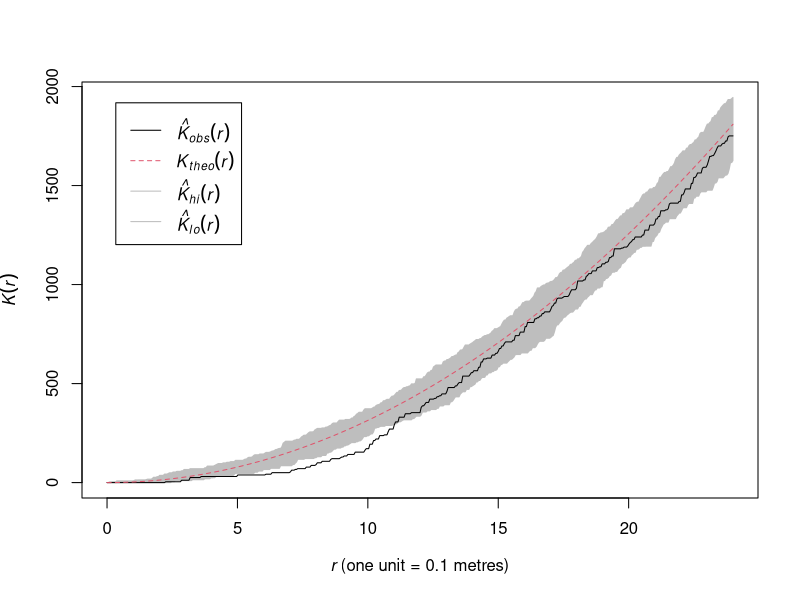
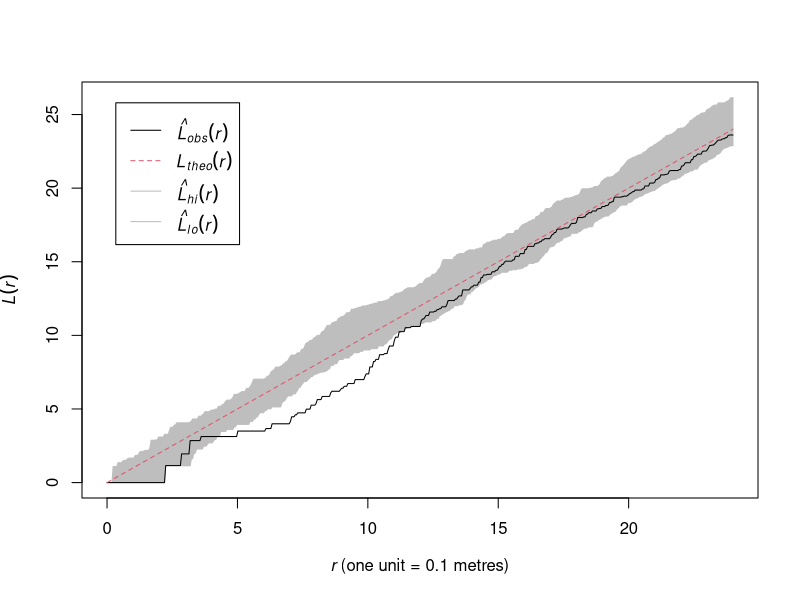
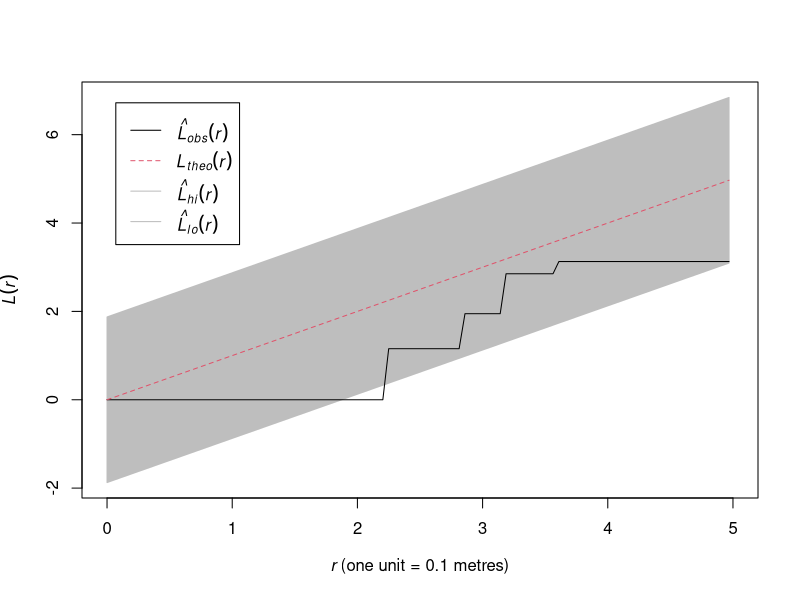
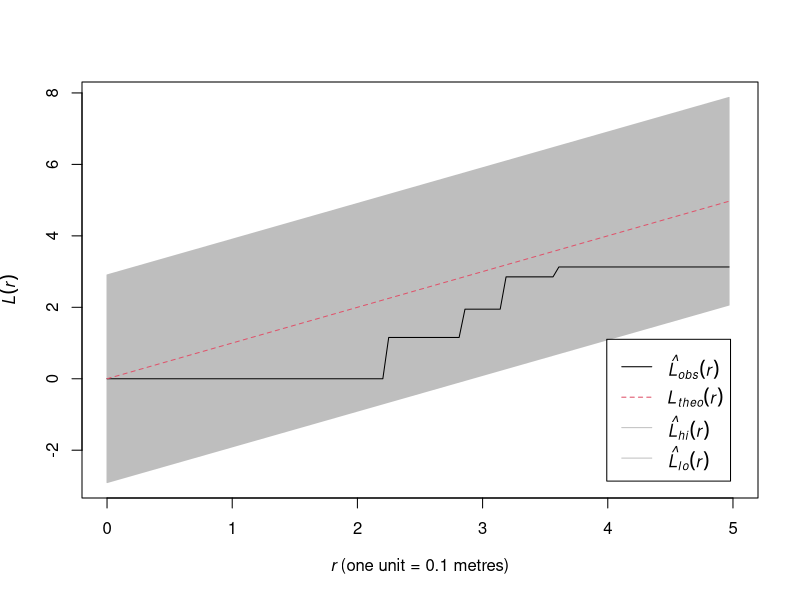
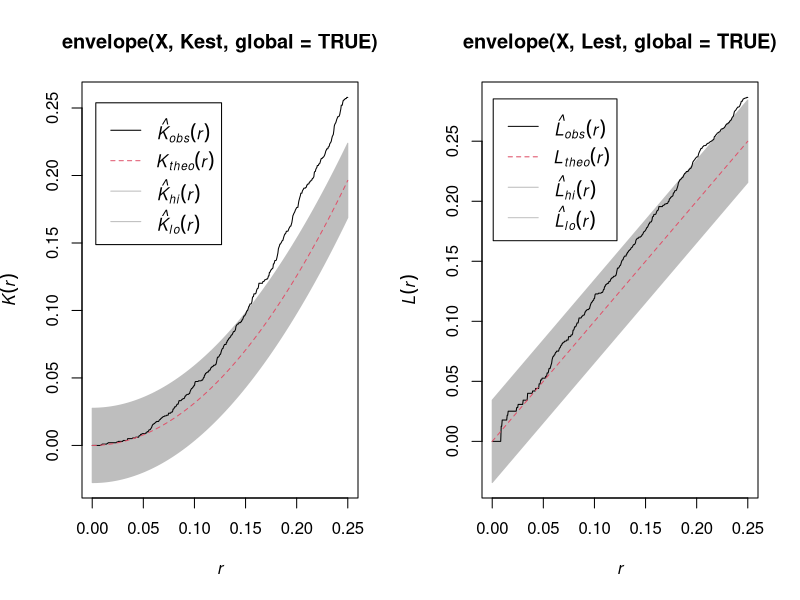
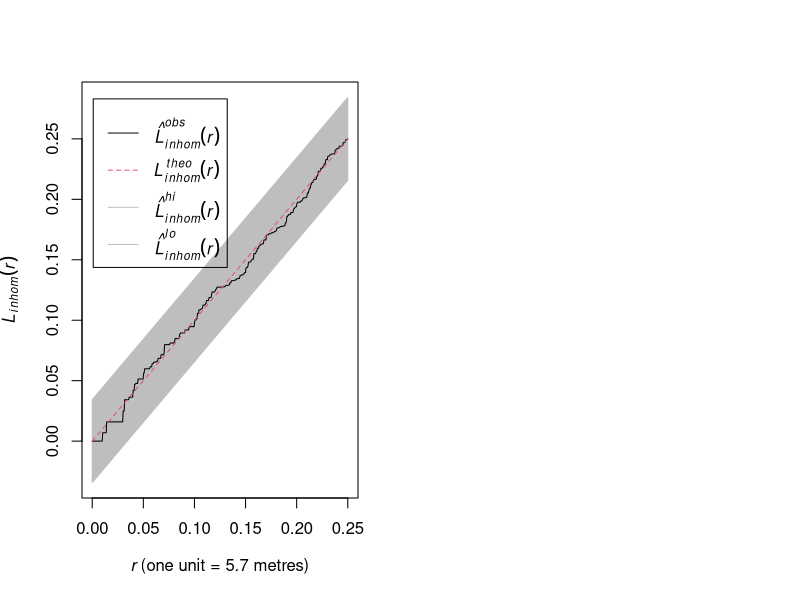

R code for these plots, in order:
## ---- chunk 1
# This option turns evaluation of R code off in this document. Remove it
# if you use it as a template for solving the lab exercise.
knitr::opts_chunk$set(eval = TRUE)
## ---- chunk 2
library(spatstat)
## ---- chunk 3
plot(envelope(swedishpines, Kest, nsim=39), main = "")
## ---- chunk 4
plot(envelope(swedishpines, Lest, nsim=39), main = "")
## ---- chunk 5
plot(envelope(swedishpines, Lest, nsim = 19, global = TRUE, ginterval=c(0,5)), 
     main = "", xlim = c(0,5))
## ---- chunk 6
plot(envelope(swedishpines, Lest, nsim = 99, global = TRUE, ginterval=c(0,5)), 
     main = "", xlim =c(0,5))
## ---- chunk 7
X <- rpoispp(function(x,y){ 200 * exp(-3 * x) })
## ---- chunk 8
par(mfrow=c(1,2))
plot(envelope(X, Kest, global = TRUE))
plot(envelope(X, Lest, global = TRUE))
## ---- chunk 9
lambda <- ppm(japanesepines ~ polynom(x, y, 2))
plot(envelope(japanesepines, Linhom, lambda = lambda, global = TRUE), 
     main = "")
